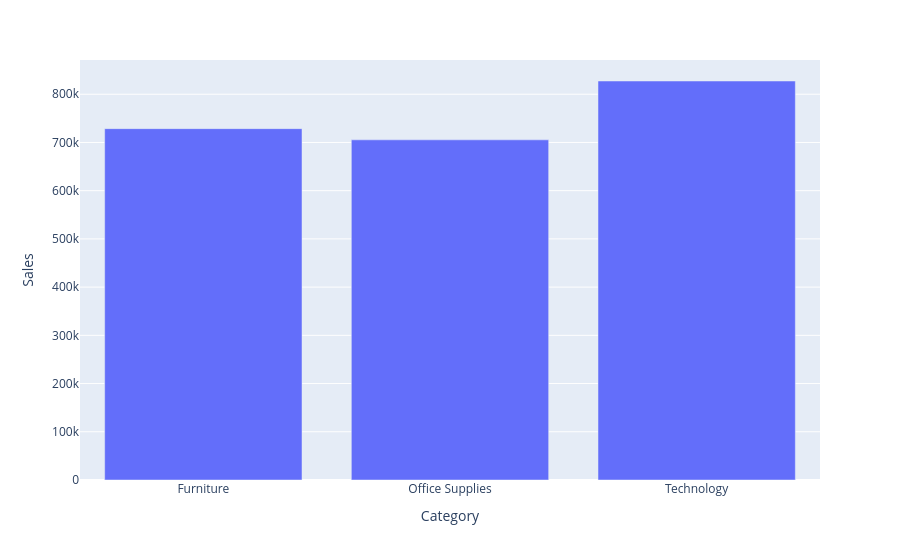

Write notebook code for a chart like this one.
### Code cell
grouped = data.groupby('Category')['Sales'].sum().reset_index()

fig = px.bar(grouped, x='Category', y='Sales')
fig.show()

### Figure 1 — Plotly figure (JSON) as saved in the notebook; plotly's stock layout.template omitted (floating-point values rounded to 4 significant figures)
{"data": [{"hovertemplate": "Category=%{x}<br>Sales=%{y}<extra></extra>", "legendgroup": "", "marker": {"color": "#636efa", "pattern": {"shape": ""}}, "name": "", "orientation": "v", "showlegend": false, "textposition": "auto", "type": "bar", "x": ["Furniture", "Office Supplies", "Technology"], "xaxis": "x", "y": [728700.0, 705400.0, 827500.0], "yaxis": "y"}], "layout": {"barmode": "relative", "legend": {"tracegroupgap": 0}, "margin": {"t": 60}, "xaxis": {"anchor": "y", "domain": [0, 1], "title": {"text": "Category"}}, "yaxis": {"anchor": "x", "domain": [0, 1], "title": {"text": "Sales"}}}}
